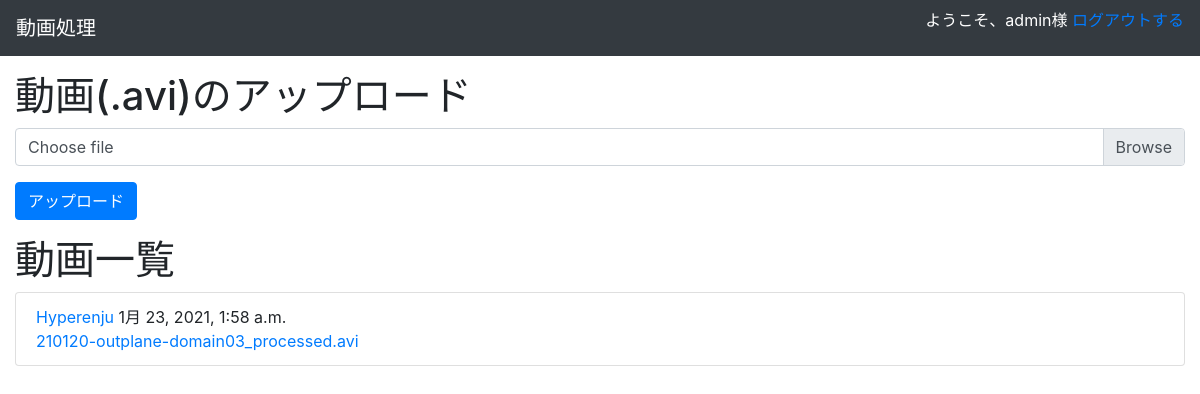
The page /processer/?upload_by=Hyperenju (signed in) on the database its author committed.
### processer/models.py (models this page shows, shortened)
class Video(models.Model):
    upload = models.FileField(upload_to="upload/")
    upload_at = models.DateTimeField(default=timezone.now)
    upload_by = models.CharField(max_length=150, default="")
    firstFrameURL = models.CharField(max_length=200, default="")
    basename = models.CharField(max_length=200, default="")

### processer/views.py (the view, shortened to what this page needs)
# urls.py: path("", views.Index.as_view(), name="index"),
class Index(View):
    def get(self, request):
        objs = Video.objects.all()
        if 'upload_by' in request.GET.keys():
            objs = objs.filter(upload_by=request.GET['upload_by'])
        form = FileUploadForm()
        context = {
            'form': form,
            'objs': objs[::-1],
        }
        if 'upload_by' in request.GET.keys():
            context['text'] = request.GET['upload_by']
        return render(request, 'processer/index.html', context)

### processer/forms.py
class FileUploadForm(forms.ModelForm):
    class Meta:
        model = Video
        fields = ('upload',)

### processer/templates/processer/index.html (shortened to what this page needs)
{% extends 'processer/base.html' %}
{% block content %}
{% if form %}
<div class="mt-3 mb-3">
    <div class="h1 mb-2">動画(.avi)のアップロード</div>
    <form action="{% url 'processer:index' %}" method="POST" enctype="multipart/form-data">
        <div class="form-group">
            <div class="custom-file">
                <label class="custom-file-label" for="inputFile">Choose file</label>
            </div>
        </div>
        <input class="submit btn btn-primary" type="submit" value="アップロード">
    </form>
</div>
{% endif %}
<div class="mt-3">
    <div class="h1">
        動画一覧
    </div>
    {% if objs %}
    <div>
        {% for obj in objs %}
        <ul class="list-group">
            <li class="list-group-item">
                <div>
                    <div>
                        <a href="{% url 'processer:index'%}?upload_by={{ obj.upload_by}}">{{ obj.upload_by}}</a> {{obj.upload_at}}
                    </div>
                    <div>
                        <a href="{% url 'processer:detail' obj.pk %}">{{ obj.basename }}</a>
                    </div>
                </div>
            </li>
        </ul>
        {% endfor %}
    </div>
</div>
{% endif %}
{% endblock %}

### processer/templates/processer/base.html (shortened to what this page needs)
{% load static %}
<!DOCTYPE html>
<html>
    <head>
        <link rel="stylesheet" href="{% static 'processer/css/bootstrap.css' %}">
    </head>
    <body>
        <nav class="navbar navbar-dark bg-dark">
            <a class="navbar-brand" href="#">動画処理</a>
            {% if user.id %}
            <p>
                <span class="text-white">ようこそ、{{ user.username }}様</span>
                <a href="{% url 'accounts:logout' %}?next={{ request.path }}">ログアウトする</a>
            </p>
            {% else %}
            <p>
                <a href="{% url 'accounts:login' %}?next={{ request.path }}">ログイン</a>
                <a href="{% url 'accounts:create' %}?next={{ request.path }}">アカウント作成</a>
            </p>
            {% endif %}
        </nav>
        {% if user.id %}
        <div class="container-fluid">
            {% block content %}
            {% endblock %}
        </div>
        {% else %}
        ログインしてください
        {% endif %}
    </body>
</html>

### rows shown on the page
Video: upload_by "Hyperenju", upload_at "1月 23, 2021, 1:58 a.m.", basename "210120-outplane-domain03_processed.avi"

### other values the page prints
{{ user.username }} "admin"
